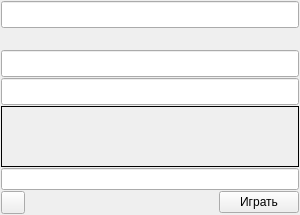
<?xml version="1.0" encoding="UTF-8"?>
<ui version="4.0">
 <class>FrameRegistration</class>
 <widget class="QFrame" name="FrameRegistration">
  <property name="geometry">
   <rect>
    <x>0</x>
    <y>0</y>
    <width>300</width>
    <height>215</height>
   </rect>
  </property>
  <property name="maximumSize">
   <size>
    <width>300</width>
    <height>215</height>
   </size>
  </property>
  <property name="windowTitle">
   <string>Frame</string>
  </property>
  <layout class="QGridLayout" name="gridLayout">
   <property name="leftMargin">
    <number>1</number>
   </property>
   <property name="topMargin">
    <number>1</number>
   </property>
   <property name="rightMargin">
    <number>1</number>
   </property>
   <property name="bottomMargin">
    <number>1</number>
   </property>
   <property name="spacing">
    <number>1</number>
   </property>
   <item row="5" column="0" colspan="3">
    <widget class="QLineEdit" name="lineEdit_captcha">
     <property name="alignment">
      <set>Qt::AlignCenter</set>
     </property>
    </widget>
   </item>
   <item row="3" column="0" colspan="3">
    <widget class="QLineEdit" name="lineEdit_password_2">
     <property name="font">
      <font>
       <pointsize>12</pointsize>
      </font>
     </property>
     <property name="text">
      <string/>
     </property>
    </widget>
   </item>
   <item row="2" column="0" colspan="3">
    <widget class="QLineEdit" name="lineEdit_password_1">
     <property name="font">
      <font>
       <pointsize>12</pointsize>
      </font>
     </property>
     <property name="text">
      <string/>
     </property>
    </widget>
   </item>
   <item row="4" column="0" colspan="3">
    <widget class="QLabel" name="label_captcha">
     <property name="frameShape">
      <enum>QFrame::Box</enum>
     </property>
     <property name="text">
      <string/>
     </property>
     <property name="alignment">
      <set>Qt::AlignCenter</set>
     </property>
    </widget>
   </item>
   <item row="0" column="0" colspan="3">
    <widget class="QLineEdit" name="lineEdit_login">
     <property name="font">
      <font>
       <pointsize>12</pointsize>
      </font>
     </property>
     <property name="text">
      <string/>
     </property>
    </widget>
   </item>
   <item row="6" column="1">
    <spacer name="horizontalSpacer">
     <property name="orientation">
      <enum>Qt::Horizontal</enum>
     </property>
     <property name="sizeHint" stdset="0">
      <size>
       <width>40</width>
       <height>20</height>
      </size>
     </property>
    </spacer>
   </item>
   <item row="6" column="2">
    <widget class="QPushButton" name="pushButton">
     <property name="text">
      <string>Играть</string>
     </property>
    </widget>
   </item>
   <item row="6" column="0">
    <widget class="QToolButton" name="toolButton">
     <property name="text">
      <string/>
     </property>
    </widget>
   </item>
   <item row="1" column="0" colspan="3">
    <widget class="QLabel" name="label_nick_status">
     <property name="maximumSize">
      <size>
       <width>16777215</width>
       <height>20</height>
      </size>
     </property>
     <property name="text">
      <string/>
     </property>
     <property name="alignment">
      <set>Qt::AlignCenter</set>
     </property>
    </widget>
   </item>
  </layout>
 </widget>
 <resources/>
 <connections/>
</ui>
